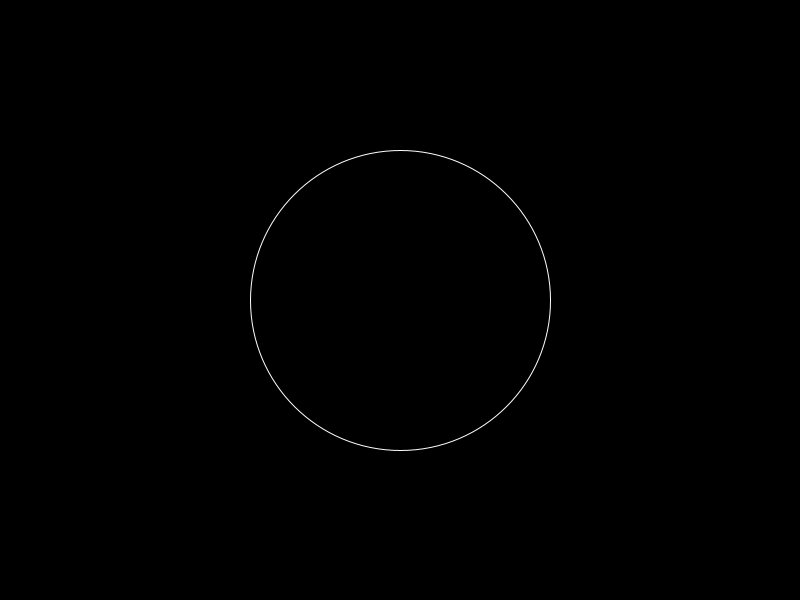
Frame 1 (no input)
Frame 2 (the mouse pressed at the canvas centre, redrawn once): identical to frame 1, image omitted

The Processing sketch that drew this single still picture (run headless with seeded random() and noise(); the mouse was pressed at the canvas centre and the sketch redrawn once):

// Processing sketch: lab_09_recursive_circles
// ── lab_09_recursive_circles.pde
/*
 * Name: Jane Student
 * ID# : 123456
 * Lab : Recursive Circles
 *
 * @author Stephen C. Fornal
 * @author http://mrfornal.net
 * Licensed under Creative Commons (CC BY-SA 3.0)
 * You are free to modify, share, and redistribute this code
 * but you may not charge for it. Please leave the authorship
 * and license information intact.
 *
 */

void setup()
{
    size(800, 600);
    smooth();
    noLoop(); //Make draw() happen once only
}

void draw()
{
    background(0);
    noFill();
    stroke(255);
    
    circles(width / 2, height / 2, 300);
}

void circles(float x, float y, float diameter)
{
    ellipse(x, y, diameter, diameter);
}
